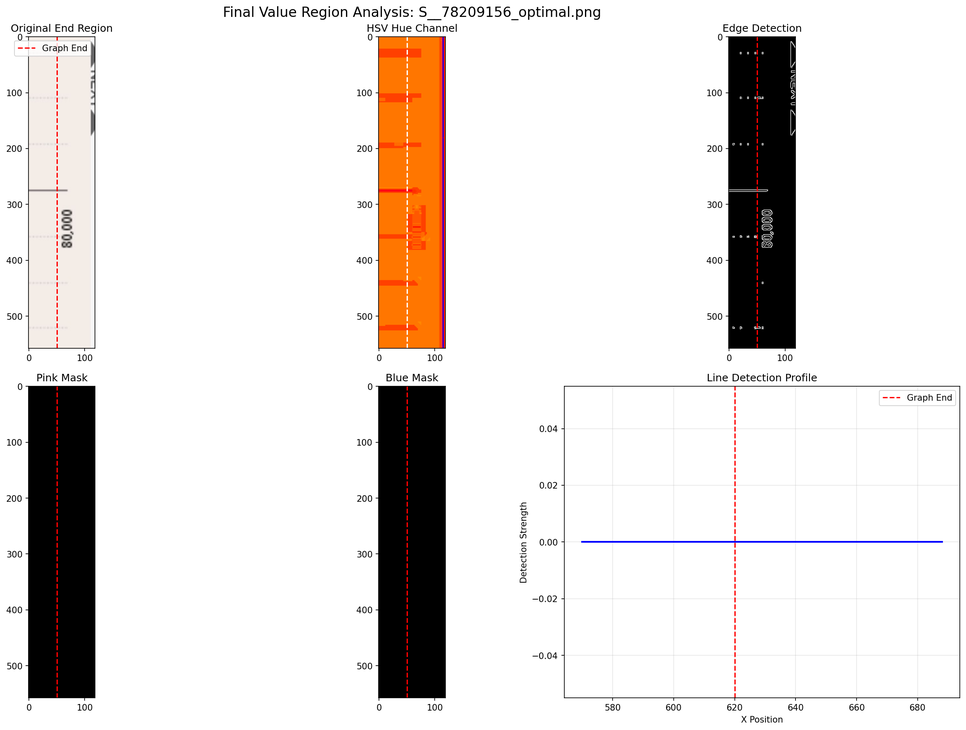
#> input picture final_value_analysis_S__78209156_optimal.png, 966 x 730 px, shrunk from 2340 x 1769 before the run
$ python -i optimal_graph_cropper.py   (imports and definitions only)
#> lines starting #> are read from the running program, lines starting #| are printed output that depends on the picture; after the words box and inside, x2 and y2 are one past the last pixel; in counts of white or black regions, pixels touching at a corner belong together
#!/usr/bin/env python3
"""
最適化グラフ切り取りツール
- グラフ描画領域を正確に特定
- Y軸の-30,000〜+30,000の範囲を含む
- 0ラインを基準に上下対称に切り取り
- X軸の左右マージンを適切に設定
"""

import os
import numpy as np
from PIL import Image
import cv2
from typing import Tuple, Optional, Dict

class OptimalGraphCropper:
    """最適化グラフ切り取りシステム"""

    def __init__(self, debug_mode=True):
        self.debug_mode = debug_mode

    def log(self, message, level="INFO"):
        """ログ出力"""
        if self.debug_mode:
            print(f"[{level}] {message}")

    def detect_zero_line_robust(self, img_array: np.ndarray) -> Optional[int]:
        """0ラインを確実に検出"""
        height, width = img_array.shape[:2]
        gray = cv2.cvtColor(img_array, cv2.COLOR_RGB2GRAY)

        # 中央付近で最も濃い水平線を探す
        center_y = height // 2
        search_range = height // 4  # 中央から上下25%の範囲

        max_darkness = 0
        zero_line_y = None

        for y in range(center_y - search_range, center_y + search_range):
            # 水平方向のエッジ強度を計算
            if y > 0 and y < height - 1:
                edge_strength = np.abs(gray[y-1, :].astype(float) - gray[y+1, :].astype(float))
                darkness = np.mean(edge_strength)

                if darkness > max_darkness:
                    max_darkness = darkness
                    zero_line_y = y

        return zero_line_y

    def find_y_axis_labels(self, img_array: np.ndarray) -> Tuple[Optional[int], Optional[int]]:
        """Y軸のラベル（30,000と-30,000）の位置を検出"""
        height, width = img_array.shape[:2]
        gray = cv2.cvtColor(img_array, cv2.COLOR_RGB2GRAY)

        # 左側の領域でテキストを探す（Y軸ラベルがある領域）
        left_region = gray[:, :width//4]

        # エッジ検出でテキスト領域を特定
        edges = cv2.Canny(left_region, 50, 150)

        # 上部と下部でテキストが集中している領域を探す
        top_text_y = None
        bottom_text_y = None

        # 上部1/3で探す
        for y in range(height//6, height//3):
            if np.sum(edges[y, :]) > 50:  # エッジが多い行
                top_text_y = y
                break

        # 下部1/3で探す
        for y in range(2*height//3, 5*height//6):
            if np.sum(edges[y, :]) > 50:
                bottom_text_y = y
                break

        return top_text_y, bottom_text_y

    def find_optimal_boundaries(self, img_array: np.ndarray) -> Tuple[int, int, int, int]:
        """最適なグラフ境界を計算"""
        height, width = img_array.shape[:2]

        # 1. 0ラインを検出
        zero_line_y = self.detect_zero_line_robust(img_array)
        if zero_line_y is None:
            self.log("0ライン検出失敗、画像中央を使用", "WARNING")
            zero_line_y = height // 2
        else:
            self.log(f"0ライン検出: Y={zero_line_y}", "SUCCESS")

        # 2. Y軸ラベルの位置から上下境界を推定
        top_label_y, bottom_label_y = self.find_y_axis_labels(img_array)

        if top_label_y and bottom_label_y:
            # ラベル位置から少し内側をグラフ境界とする
            graph_top = top_label_y + 20
            graph_bottom = bottom_label_y - 20
        else:
            # フォールバック: 0ラインから上下対称に
            graph_height = int(height * 0.6)  # グラフの高さ（全体の60%程度）
            graph_top = zero_line_y - graph_height // 2
            graph_bottom = zero_line_y + graph_height // 2

        # 3. 左右境界の設定
        # Y軸ラベル（BACK/NEXT）を除外
        graph_left = int(width * 0.12)   # 左側12%をマージン
        graph_right = int(width * 0.88)  # 右側12%をマージン

        # 4. グラフ背景色の検証
        # グラフ領域内の背景色をチェック
        roi = img_array[graph_top:graph_bottom, graph_left:graph_right]
        gray_roi = cv2.cvtColor(roi, cv2.COLOR_RGB2GRAY)

        # 背景色（薄いベージュ/グレー）の割合を確認
        bg_mask = (gray_roi > 200) & (gray_roi < 250)
        bg_ratio = np.sum(bg_mask) / (bg_mask.shape[0] * bg_mask.shape[1])

        self.log(f"背景色の割合: {bg_ratio*100:.1f}%", "DEBUG")

        # 境界の微調整
        # 上部のオレンジヘッダーを確実に除外
        if graph_top < 100:
            graph_top = 100

        # 下部のボタンを除外
        if graph_bottom > height - 100:
            graph_bottom = height - 100

        return (graph_left, graph_top, graph_right, graph_bottom)

    def crop_optimal_graph(self, image_path: str, output_path: str = None) -> Tuple[bool, Optional[str], Dict]:
        """最適化されたグラフ切り取りを実行"""
        try:
            self.log(f"処理開始: {os.path.basename(image_path)}")

            # 画像読み込み
            img = Image.open(image_path)
#> img is the input picture: PIL image 966x730 RGBA; mean R, G, B, A 229.3, 224.4, 221.7, 255
            img_array = np.array(img)

            # 最適な境界を計算
            left, top, right, bottom = self.find_optimal_boundaries(img_array)
#> in detect_zero_line_robust, `gray = cv2.cvtColor(img_array, cv2.COLOR_RGB2GRAY)`:
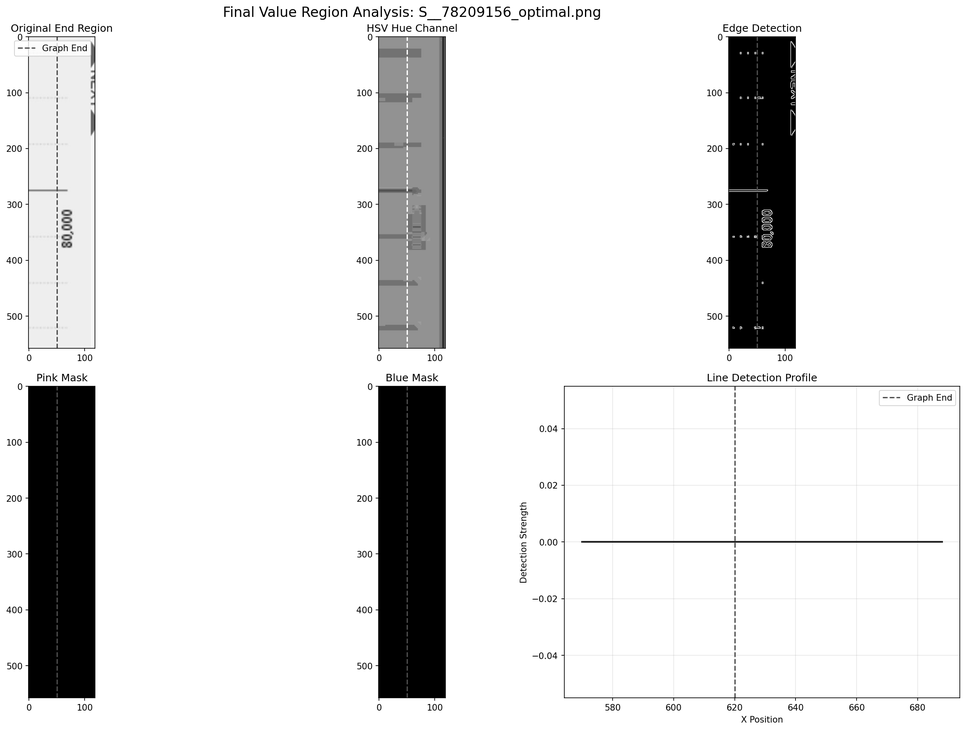
#> gray: shape (730, 966); min 0, max 255, mean 225.6
#> the loop in detect_zero_line_robust, `for y in range(center_y - search_range, center_y + search_range):` made 364 passes
#> (darkness, max_darkness) on passes 1, 2, 4, 6, 7: (0.266, 0.266), (0.608, 0.608), (1.09, 1.09), (8.32, 8.32), (9.08, 9.08)
#> darkness on passes 3, 5, 8, 9, 10, 11: 0.0435, 0.825, 1.61, 8.65, 8.4, 2.01
#> after the loop in detect_zero_line_robust, `for y in range(center_y - search_range, center_y + search_range):`: max_darkness = 96.86; zero_line_y = 385
#> in find_y_axis_labels, `left_region = gray[:, :width//4]`:
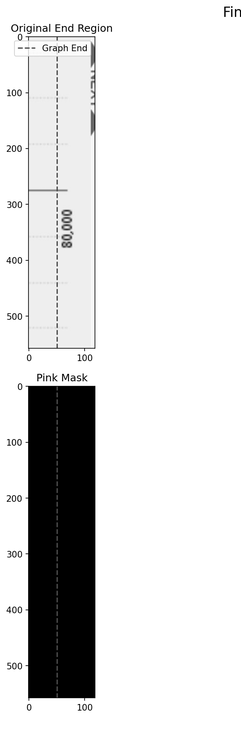
#> left_region: shape (730, 241); min 0, max 255, mean 219.8
#> in find_y_axis_labels, `edges = cv2.Canny(left_region, 50, 150)`:
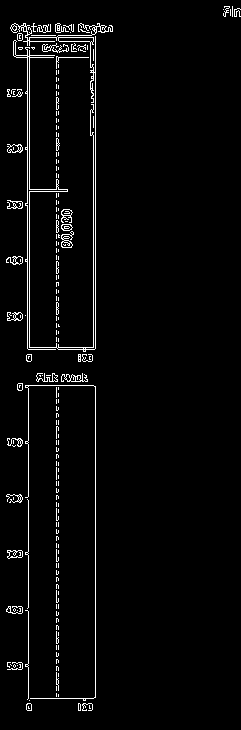
#> edges: shape (730, 241); 3.1% white in thin lines or dots
#> in find_optimal_boundaries, `top_label_y, bottom_label_y = self.find_y_axis_labels(img_array)`: top_label_y = 121; bottom_label_y = 486
#> in find_optimal_boundaries, `graph_top = top_label_y + 20`: graph_top = 141
#> in find_optimal_boundaries, `graph_bottom = bottom_label_y - 20`: graph_bottom = 466
#> in find_optimal_boundaries, `roi = img_array[graph_top:graph_bottom, graph_left:graph_right]`:
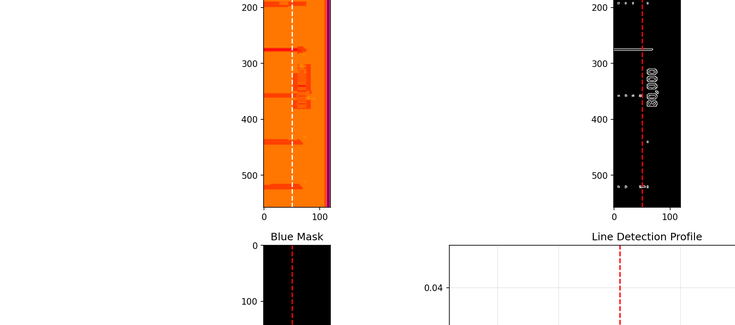
#> roi: shape (325, 735, 4); mean R, G, B, A 232.9, 224.3, 218.7, 255
#> in find_optimal_boundaries, `gray_roi = cv2.cvtColor(roi, cv2.COLOR_RGB2GRAY)`:
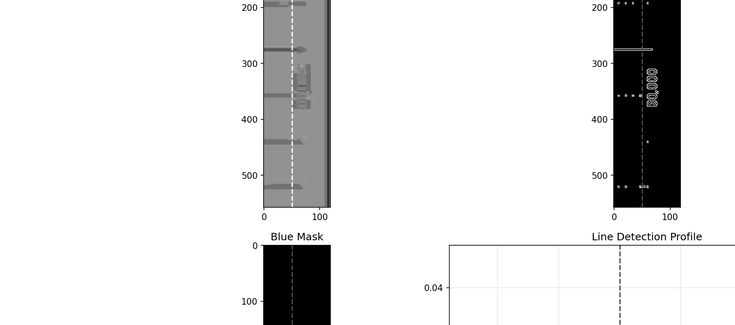
#> gray_roi: shape (325, 735); min 0, max 255, mean 226.2
#> in find_optimal_boundaries, `bg_mask = (gray_roi > 200) & (gray_roi < 250)`:
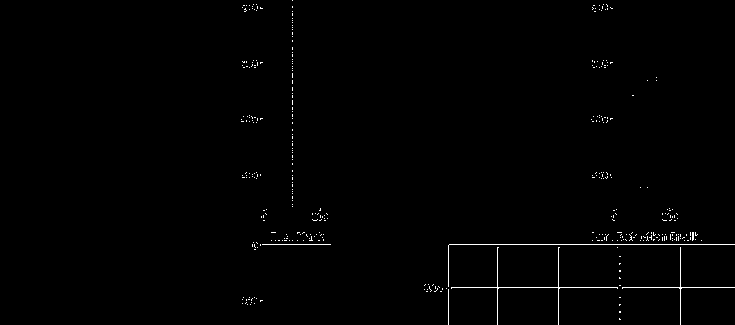
#> bg_mask: shape (325, 735) bool; 0.7% white in thin lines or dots, all inside (x1, y1, x2, y2) = (241, 0, 735, 325)
#> in find_optimal_boundaries, `bg_ratio = np.sum(bg_mask) / (bg_mask.shape[0] * bg_mask.shape[1])`: bg_ratio = 0.00704
#> left = 115; top = 141; right = 850; bottom = 466

            # 切り取り実行
            cropped_img = img.crop((left, top, right, bottom))

            # 出力パス生成
            if output_path is None:
                base_name = os.path.splitext(os.path.basename(image_path))[0]
                output_path = f"{base_name}_optimal.png"

            # 保存
            cropped_img.save(output_path, "PNG", optimize=True)

            # 詳細情報
            details = {
                "original_size": img.size,
                "cropped_size": (right - left, bottom - top),
                "boundaries": (left, top, right, bottom),
                "success": True
            }
#> details = {'original_size': (966, 730), 'cropped_size': (735, 325), 'boundaries': (115, 141, 850, 466), 'success': True}

            self.log(f"切り取り成功: {details['cropped_size'][0]}×{details['cropped_size'][1]}")

            return True, output_path, details

        except Exception as e:
            self.log(f"エラー: {str(e)}", "ERROR")
            return False, None, {"error": str(e)}

def main():
    """バッチ処理"""
    print("🎯 最適化グラフ切り取りツール")

    # 入出力フォルダ設定
    input_folder = "graphs/cropped_perfect"
    output_folder = "graphs/optimal"

    # 出力フォルダ作成
    os.makedirs(output_folder, exist_ok=True)

    # 画像ファイルを取得
    image_files = [f for f in os.listdir(input_folder)
                   if f.lower().endswith('.png')]

    if not image_files:
        print("❌ 画像ファイルが見つかりません")
        return

    cropper = OptimalGraphCropper(debug_mode=False)

    success_count = 0

    # すべての画像を処理
    for i, file in enumerate(image_files, 1):
        print(f"\n[{i}/{len(image_files)}] 処理中: {file}")

        input_path = os.path.join(input_folder, file)
        output_path = os.path.join(output_folder,
                                   f"{os.path.splitext(file)[0].replace('_perfect', '')}_optimal.png")

        success, _, details = cropper.crop_optimal_graph(input_path, output_path)

        if success:
            success_count += 1
            print(f"✅ 成功 - サイズ: {details['cropped_size']}")
        else:
            print(f"❌ 失敗: {details.get('error')}")

    print(f"\n✨ 処理完了: {success_count}/{len(image_files)} 成功")

# [2 lines not run here, left out]

>>> result = OptimalGraphCropper().crop_optimal_graph('final_value_analysis_S__78209156_optimal.png')
